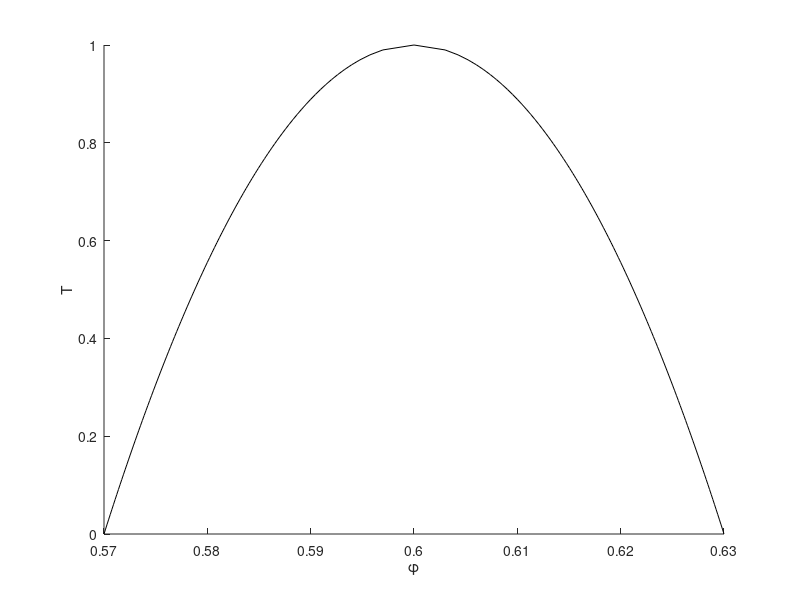

Here is the MATLAB script that generated this plot: (Note: this script raises an error after producing the figure.)
% some model for thermal expansion of the medium
V_M_N_T = @(M,N,T) 1-T/1000;


% parameters describing the shape of the phase boundary in the E-phi plane
c_left = 0.03;
c_right = 0.03;
Tstar = 1;
phistar = 0.6;

% left & right branches of the phase boundary in the E-phi plane
phi1 = @(T) phistar - c_left*(Tstar-T).^(1/2);
phi2 = @(T) phistar + c_right*(Tstar-T).^(1/2);

V1 = @(M,N,T) (phi2(T)*M-rho2(T)*N)./(phi2(T).*rho1(T)-phi1(T).*rho2(T));
V2 = @(M,N,T) (rho1(T)*N-phi1(T)*M)./(phi2(T).*rho1(T)-phi1(T).*rho2(T));
rho1 = @(T) rho(M1,T);
rho2 = @(T) rho(phi2(T),T);
rho_LLPS = @(M,T) M./(V1(M,N,T)+V2(M,N,T));




% plot the binodal line
figure; hold on;
xlabel('\phi'); ylabel('T')
T = linspace(0,Tstar);
plot(phi1(T),T,'k');
plot(phi2(T),T,'k');
xlim([min(phi1(T)) max(phi2(T))])
ylim([min(T) max(T)])

% plot the line followed in the experiment
phi_i = 0.59; % initial concentration
T_exp = linspace(Tstar,0); % temperature range
rho_i = rho(phi_i,T_exp(1)); % initial density
m = rho_i/phi_i; % m=M/N is a constant

phi_without_LLPS = zeros(size(T_exp));

phi_exp = zeros(size(T_exp));
for i = 1:length(T_exp)
    phi_without_LLPS(i) = phi_m_T(m,T_exp(i));
    if phi_without_LLPS(i) > phi1(T_exp(i)) && phi_without_LLPS(i) < phi2(T_exp(i))
        phi_exp(i) = phi_LLPS(m,T_exp(i));
    else
        phi_exp(i) = phi_without_LLPS(i);
    end
end
plot(phi_without_LLPS,T_exp,'r-')
plot(phi_exp,T_exp,'k-')

rho_exp = m*phi_exp;
rho_without_LLPS = m*phi_exp;
figure; hold on; xlabel('T'); ylabel('\rho')
plot(T_exp,rho_without_LLPS,'r-')
plot(T_exp,rho_exp,'k-')
%plot(T_exp,rho1(T_exp),'b-')
%plot(T_exp,rho2(T_exp),'g-')

figure; hold on; xlabel('T'); ylabel('u1, u2')
plot(T_exp,u1(m,T_exp))
plot(T_exp,u2(m,T_exp))
plot(T_exp, u1(m,T_exp)+u2(m,T_exp))

figure; hold on; xlabel('T'); ylabel('phi')
plot(T_exp,rho_without_LLPS)
plot(T_exp,m*phi_LLPS(m,T_exp))